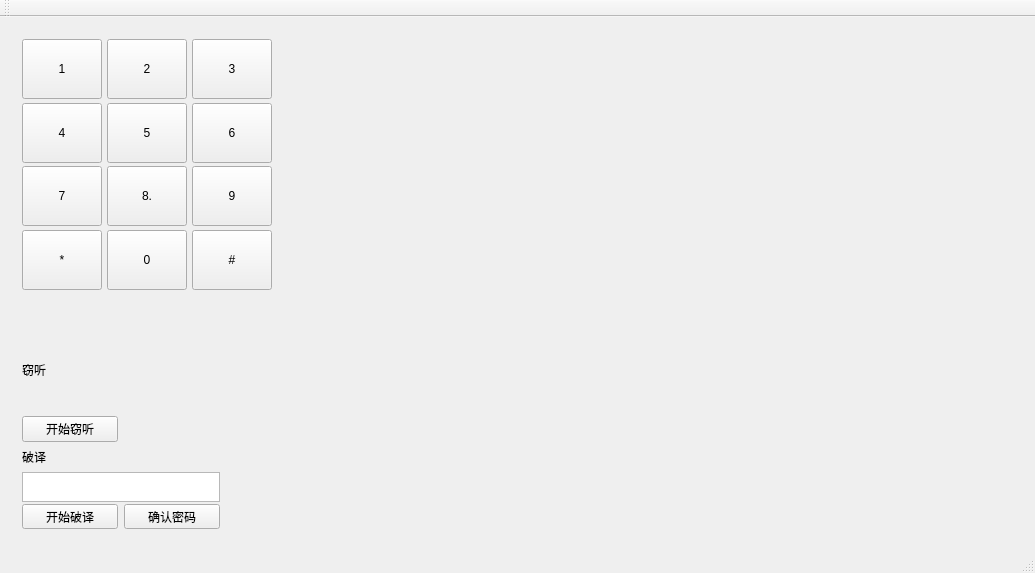
<?xml version="1.0" encoding="UTF-8"?>
<ui version="4.0">
 <class>MainWindow</class>
 <widget class="QMainWindow" name="MainWindow">
  <property name="geometry">
   <rect>
    <x>0</x>
    <y>0</y>
    <width>1035</width>
    <height>573</height>
   </rect>
  </property>
  <property name="windowTitle">
   <string>MainWindow</string>
  </property>
  <widget class="QWidget" name="centralWidget">
   <layout class="QGridLayout" name="gridLayout_4">
    <item row="1" column="0">
     <spacer name="verticalSpacer">
      <property name="orientation">
       <enum>Qt::Vertical</enum>
      </property>
      <property name="sizeHint" stdset="0">
       <size>
        <width>20</width>
        <height>25</height>
       </size>
      </property>
     </spacer>
    </item>
    <item row="0" column="2">
     <spacer name="horizontalSpacer_2">
      <property name="orientation">
       <enum>Qt::Horizontal</enum>
      </property>
      <property name="sizeHint" stdset="0">
       <size>
        <width>27</width>
        <height>20</height>
       </size>
      </property>
     </spacer>
    </item>
    <item row="0" column="0" colspan="2">
     <widget class="QWidget" name="widget_2" native="true">
      <property name="minimumSize">
       <size>
        <width>270</width>
        <height>270</height>
       </size>
      </property>
      <property name="maximumSize">
       <size>
        <width>270</width>
        <height>270</height>
       </size>
      </property>
      <layout class="QGridLayout" name="gridLayout">
       <item row="0" column="0">
        <widget class="QPushButton" name="pushButton">
         <property name="minimumSize">
          <size>
           <width>80</width>
           <height>60</height>
          </size>
         </property>
         <property name="maximumSize">
          <size>
           <width>80</width>
           <height>60</height>
          </size>
         </property>
         <property name="text">
          <string>1</string>
         </property>
        </widget>
       </item>
       <item row="0" column="1">
        <widget class="QPushButton" name="pushButton_2">
         <property name="minimumSize">
          <size>
           <width>80</width>
           <height>60</height>
          </size>
         </property>
         <property name="maximumSize">
          <size>
           <width>80</width>
           <height>60</height>
          </size>
         </property>
         <property name="text">
          <string>2</string>
         </property>
        </widget>
       </item>
       <item row="0" column="2">
        <widget class="QPushButton" name="pushButton_3">
         <property name="minimumSize">
          <size>
           <width>80</width>
           <height>60</height>
          </size>
         </property>
         <property name="maximumSize">
          <size>
           <width>80</width>
           <height>60</height>
          </size>
         </property>
         <property name="text">
          <string>3</string>
         </property>
        </widget>
       </item>
       <item row="1" column="0">
        <widget class="QPushButton" name="pushButton_4">
         <property name="minimumSize">
          <size>
           <width>80</width>
           <height>60</height>
          </size>
         </property>
         <property name="maximumSize">
          <size>
           <width>80</width>
           <height>60</height>
          </size>
         </property>
         <property name="text">
          <string>4</string>
         </property>
        </widget>
       </item>
       <item row="1" column="1">
        <widget class="QPushButton" name="pushButton_5">
         <property name="minimumSize">
          <size>
           <width>80</width>
           <height>60</height>
          </size>
         </property>
         <property name="maximumSize">
          <size>
           <width>80</width>
           <height>60</height>
          </size>
         </property>
         <property name="text">
          <string>5</string>
         </property>
        </widget>
       </item>
       <item row="1" column="2">
        <widget class="QPushButton" name="pushButton_6">
         <property name="minimumSize">
          <size>
           <width>80</width>
           <height>60</height>
          </size>
         </property>
         <property name="maximumSize">
          <size>
           <width>80</width>
           <height>60</height>
          </size>
         </property>
         <property name="text">
          <string>6</string>
         </property>
        </widget>
       </item>
       <item row="2" column="0">
        <widget class="QPushButton" name="pushButton_7">
         <property name="minimumSize">
          <size>
           <width>80</width>
           <height>60</height>
          </size>
         </property>
         <property name="maximumSize">
          <size>
           <width>80</width>
           <height>60</height>
          </size>
         </property>
         <property name="text">
          <string>7</string>
         </property>
        </widget>
       </item>
       <item row="2" column="1">
        <widget class="QPushButton" name="pushButton_8">
         <property name="minimumSize">
          <size>
           <width>80</width>
           <height>60</height>
          </size>
         </property>
         <property name="maximumSize">
          <size>
           <width>80</width>
           <height>60</height>
          </size>
         </property>
         <property name="text">
          <string>8.</string>
         </property>
        </widget>
       </item>
       <item row="2" column="2">
        <widget class="QPushButton" name="pushButton_9">
         <property name="minimumSize">
          <size>
           <width>80</width>
           <height>60</height>
          </size>
         </property>
         <property name="maximumSize">
          <size>
           <width>80</width>
           <height>60</height>
          </size>
         </property>
         <property name="text">
          <string>9</string>
         </property>
        </widget>
       </item>
       <item row="3" column="0">
        <widget class="QPushButton" name="pushButton_10">
         <property name="minimumSize">
          <size>
           <width>80</width>
           <height>60</height>
          </size>
         </property>
         <property name="maximumSize">
          <size>
           <width>80</width>
           <height>60</height>
          </size>
         </property>
         <property name="text">
          <string>*</string>
         </property>
        </widget>
       </item>
       <item row="3" column="1">
        <widget class="QPushButton" name="pushButton_11">
         <property name="minimumSize">
          <size>
           <width>80</width>
           <height>60</height>
          </size>
         </property>
         <property name="maximumSize">
          <size>
           <width>80</width>
           <height>60</height>
          </size>
         </property>
         <property name="text">
          <string>0</string>
         </property>
        </widget>
       </item>
       <item row="3" column="2">
        <widget class="QPushButton" name="pushButton_12">
         <property name="minimumSize">
          <size>
           <width>80</width>
           <height>60</height>
          </size>
         </property>
         <property name="maximumSize">
          <size>
           <width>80</width>
           <height>60</height>
          </size>
         </property>
         <property name="text">
          <string>#</string>
         </property>
        </widget>
       </item>
      </layout>
     </widget>
    </item>
    <item row="0" column="3" rowspan="3">
     <widget class="QWidget" name="widget_3" native="true">
      <layout class="QGridLayout" name="gridLayout_2">
       <item row="0" column="0">
        <widget class="QLabel" name="label">
         <property name="minimumSize">
          <size>
           <width>680</width>
           <height>480</height>
          </size>
         </property>
         <property name="maximumSize">
          <size>
           <width>5000</width>
           <height>5000</height>
          </size>
         </property>
         <property name="text">
          <string/>
         </property>
        </widget>
       </item>
      </layout>
     </widget>
    </item>
    <item row="2" column="0">
     <widget class="QWidget" name="widget" native="true">
      <property name="minimumSize">
       <size>
        <width>220</width>
        <height>190</height>
       </size>
      </property>
      <property name="maximumSize">
       <size>
        <width>220</width>
        <height>190</height>
       </size>
      </property>
      <layout class="QGridLayout" name="gridLayout_3">
       <item row="0" column="0">
        <widget class="QLabel" name="label_4">
         <property name="text">
          <string>窃听</string>
         </property>
        </widget>
       </item>
       <item row="1" column="0" colspan="2">
        <widget class="QLabel" name="label_2">
         <property name="minimumSize">
          <size>
           <width>200</width>
           <height>30</height>
          </size>
         </property>
         <property name="maximumSize">
          <size>
           <width>200</width>
           <height>30</height>
          </size>
         </property>
         <property name="autoFillBackground">
          <bool>false</bool>
         </property>
         <property name="text">
          <string/>
         </property>
        </widget>
       </item>
       <item row="2" column="0">
        <widget class="QPushButton" name="pushButton_13">
         <property name="text">
          <string>开始窃听</string>
         </property>
        </widget>
       </item>
       <item row="3" column="0">
        <widget class="QLabel" name="label_5">
         <property name="text">
          <string>破译</string>
         </property>
        </widget>
       </item>
       <item row="4" column="0" colspan="2">
        <widget class="QTextEdit" name="textEdit_2">
         <property name="minimumSize">
          <size>
           <width>110</width>
           <height>30</height>
          </size>
         </property>
         <property name="maximumSize">
          <size>
           <width>200</width>
           <height>30</height>
          </size>
         </property>
        </widget>
       </item>
       <item row="5" column="0">
        <widget class="QPushButton" name="pushButton_14">
         <property name="text">
          <string>开始破译</string>
         </property>
        </widget>
       </item>
       <item row="5" column="1">
        <widget class="QPushButton" name="pushButton_15">
         <property name="text">
          <string>确认密码</string>
         </property>
        </widget>
       </item>
      </layout>
     </widget>
    </item>
   </layout>
  </widget>
  <widget class="QMenuBar" name="menuBar">
   <property name="geometry">
    <rect>
     <x>0</x>
     <y>0</y>
     <width>1035</width>
     <height>23</height>
    </rect>
   </property>
  </widget>
  <widget class="QToolBar" name="mainToolBar">
   <attribute name="toolBarArea">
    <enum>TopToolBarArea</enum>
   </attribute>
   <attribute name="toolBarBreak">
    <bool>false</bool>
   </attribute>
  </widget>
  <widget class="QStatusBar" name="statusBar"/>
 </widget>
 <layoutdefault spacing="6" margin="11"/>
 <resources/>
 <connections/>
</ui>
